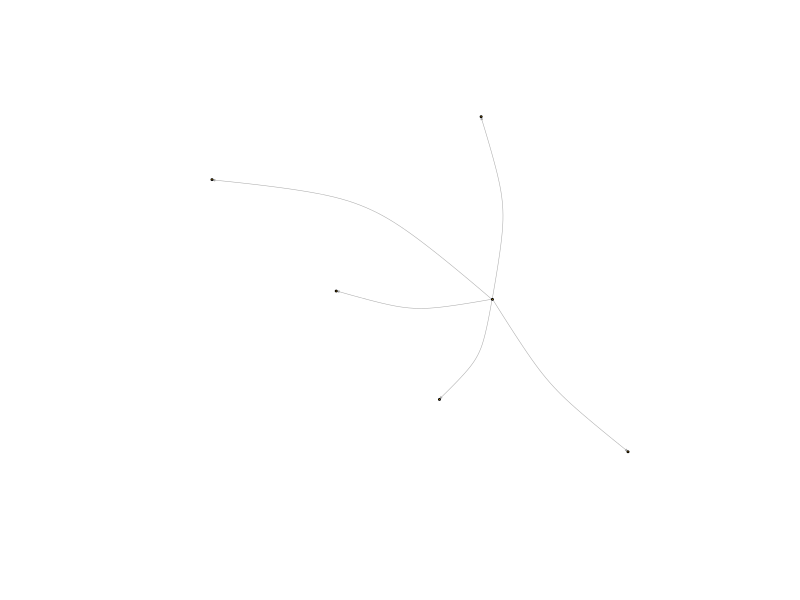

Generate this figure with R:
library(igraph)
library(tidyverse)
set.seed(12)#Change number here to re-randomize the shape of your graph

read_csv("./data_no-locus.csv")%>%
  transmute(source=str_to_lower(source),
            target=str_to_lower(target),
            source_label=str_to_lower(label_s),
            target_label=str_to_lower(label_t),
            #color=ifelse(isReply, "grey", "black"),
            arrow.size=0.1,
            curved=runif(n(),-0.4,0.4)) -> df_edges
bind_rows(transmute(df_edges,name=source,label=source_label),
          transmute(df_edges,name=target,label=target_label)
) %>%
  group_by(name)%>%
  summarise(label=paste0(unique(label),collapse = " // "))%>%
  mutate(label=ifelse(rbinom(n(), 1,0.01),label,""))->df_nodes#This line keeps 10% of labels
  #n() is the number of rows.
#n_nodes<-nrow(df_nodes)
#df_anonymous<-1:n_nodes
graph_from_data_frame(df_edges, vertices = df_nodes) -> g_frame
g_frame
pdf(paper="USr","graph.pdf")
#pdf("test.pdf")
lo <- igraph::layout_with_drl(g_frame)
#lo <- igraph::layout_in_circle(g_frame)
plot(g_frame,
     rescale=FALSE,
     layout=0.6*norm_coords(lo, -1.8, 1.8, -1.4, 1.5),
     vertex.size=1,
     vertex.label.cex = 0.5,#Change label size here
     #vertex.label=df_anonymous, #uncomment to get things anonymised
     edge.width=0.5)
     #legend('topleft',legend=levels(sizeCut),pt.cex=scaled,col='black',pch=21, pt.bg='orange'))

# legend('topright', box.lwd = 1, box.col = "black",
#        cex = 0.8,
#        c('Comment','Response','Author','Commentor'),
#        col=c("black","grey","red","orange"), 
#        
#        pch = c(NA,NA,20,20),#(0,0,20,20)
#        lty = c(1,1,0,0),#0,
#        #bg =c(NA,NA,"green","blue"),
#        bty = "y",  pt.cex =2.5 )
